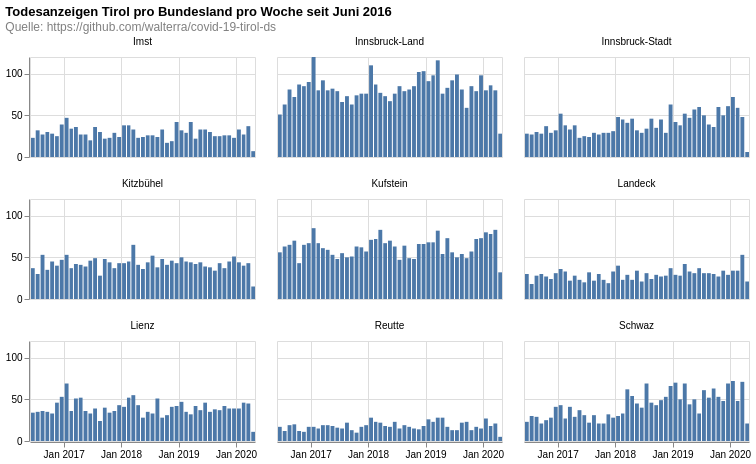

Describe this chart as a Vega-Lite specification.
### Vega-Lite specification from a JSON file in a GitHub repository (floating-point values rounded to 4 significant figures; data arrays with more than 128 entries replaced by an {"elided": "..."} marker saying what was removed)
{"$schema": "https://vega.github.io/schema/vega-lite/v4.8.1.json", "columns": 3, "config": {"view": {"continuousHeight": 300, "continuousWidth": 400}}, "data": {"name": "data-4d280b78258063687e8fb2e9d6f52173"}, "datasets": {"data-4d280b78258063687e8fb2e9d6f52173": {"elided": "9044 records"}}, "facet": {"field": "district", "title": null, "type": "nominal"}, "spec": {"layer": [{"encoding": {"tooltip": [{"field": "date", "timeUnit": "yearmonth", "type": "temporal"}, {"aggregate": "sum", "field": "count", "type": "quantitative"}], "x": {"field": "date", "timeUnit": "yearmonth", "title": null, "type": "temporal"}, "y": {"aggregate": "sum", "field": "count", "title": null, "type": "quantitative"}}, "height": 100, "mark": "bar", "width": 225}]}, "title": {"color": "black", "subtitle": ["Quelle: https://github.com/walterra/covid-19-tirol-ds"], "subtitleColor": "gray", "text": ["Todesanzeigen Tirol pro Bundesland pro Woche seit Juni 2016"]}}
